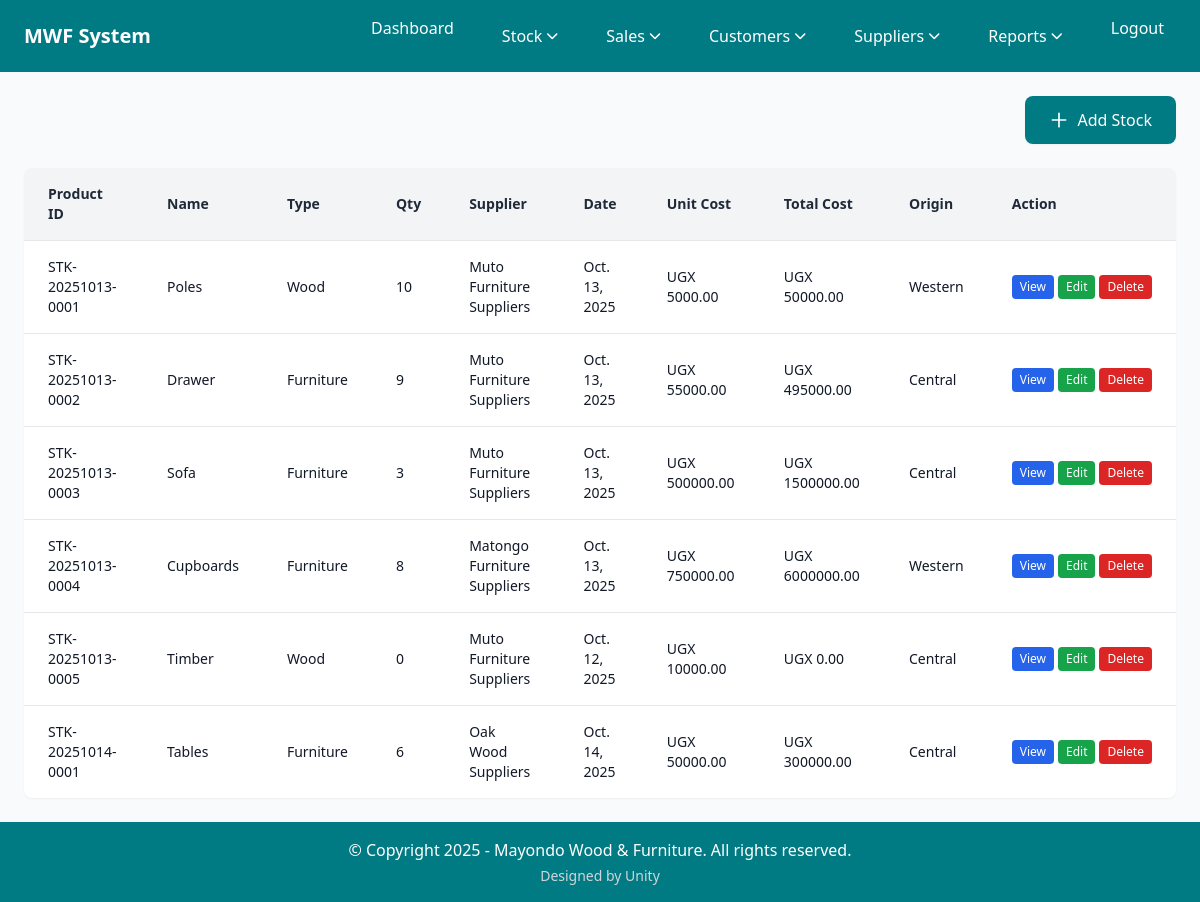
Screenshot of /stockRecord/ (signed in) with the database file from the repository.
### home/models.py (models this page shows, shortened)
class Stock(models.Model):
    CUSTOMER_CHOICES = [('Timber', 'Timber'), ('Sofa', 'Sofa'),('Tables','Tables'),('Cupboards','Cupboards'),('Drawer','Drawer'),('Poles','Poles')]
    PRODUCT_TYPE_CHOICES = [('Wood', 'Wood'), ('Furniture', 'Furniture')]
    ORIGIN_CHOICES = [('Western', 'Western'), ('Central', 'Central'), ('Eastern', 'Eastern')]
    SUPPLIER_CHOICES = [
        ('Mbawo Timberworks', 'Mbawo Timberworks'),
        ('Rosewood Timbers', 'Rosewood Timbers'),
        ('Muto Timber Suppliers', 'Muto Timber Suppliers'),
        ('Matongo WoodWorks', 'Matongo WoodWorks'),
    ]
    product_id = models.CharField(max_length=50, blank=True, unique=True)  # Auto-generated unique identifier
    date = models.DateField()  # Date when item was added to inventory
    product_name = models.CharField(max_length=100, choices=CUSTOMER_CHOICES,
                                   help_text="Select the product category",
                                   default='Timber')  # Product category
    product_type = models.CharField(max_length=20, choices=PRODUCT_TYPE_CHOICES,
                                   help_text="Select the product type",
                                   default='Furniture')  # Specific type within category
    product_ref = models.ForeignKey(Product, on_delete=models.PROTECT, null=True, blank=True,
                                   help_text="Auto-populated from product details")
    quantity = models.IntegerField()  # Number of items available
    supplier = models.ForeignKey(Supplier, on_delete=models.PROTECT, null=True, blank=True, help_text="Select the supplier who provided this product")  # Dynamic supplier relationship
    unit_cost = models.DecimalField(max_digits=10, decimal_places=2, default=0.00,
                                   help_text="Cost per unit item in UGX")
    total_cost = models.DecimalField(max_digits=12, decimal_places=2, default=0.00,
                                    help_text="Automatically calculated from quantity × unit cost")
    origin = models.CharField(max_length=20, choices=ORIGIN_CHOICES)  # Where the product came from

class Supplier(models.Model):
    name = models.CharField(max_length=100, unique=True, help_text="Supplier company name")
    contact_person = models.CharField(max_length=100, help_text="Primary contact person")
    phone = models.CharField(max_length=15, help_text="Supplier phone number")
    email = models.EmailField(help_text="Supplier email address")
    address = models.TextField(help_text="Supplier physical address")
    created_at = models.DateTimeField(auto_now_add=True)
    updated_at = models.DateTimeField(auto_now=True)
    class Meta:
        ordering = ['name']

### home/views.py (the view)
# urls.py: path('stockRecord/', stockRecord, name='stockRecord'), # View all stock
@login_required
@user_passes_test(is_employee_or_manager)
def stockRecord(request):
    all_Stocks = Stock.objects.select_related('supplier').all()
    context = {
        "Stocks" : all_Stocks
    }
    return render(request, 'stock.html', context)

### home/context_processors.py (called while the page is built)
def user_roles(request):
    context = {
        'is_manager': False,
        'is_employee': False,
    }
    if request.user.is_authenticated:
        context['is_manager'] = request.user.groups.filter(name="Manager").exists()
        context['is_employee'] = request.user.groups.filter(name="Employee").exists()
    return context

### home/views.py (called while the page is built)
def is_employee_or_manager(user):
    return user.is_authenticated and user.groups.filter(name__in=['Manager', 'Employee']).exists()

### home/templates/stock.html (shortened to what this page needs)
{% extends 'base.html' %}
{% block content %}
      <div class="flex justify-end mb-6">
        <a href="/addStock/" class="inline-flex items-center px-6 py-3 bg-cordes-dark text-white font-medium rounded-lg hover:bg-cordes-blue transition-colors duration-300 shadow-sm">
          <svg class="w-5 h-5 mr-2" fill="none" stroke="currentColor" viewBox="0 0 24 24">
            <path stroke-linecap="round" stroke-linejoin="round" stroke-width="2" d="M12 4v16m8-8H4"></path>
          </svg>
          Add Stock
        </a>
      </div>
      <section class="bg-white rounded-lg shadow-sm overflow-hidden">
        <table class="w-full border-collapse">
        <thead class="bg-gray-100">
          <tr>
            <th class="px-6 py-4 text-left text-sm font-semibold text-gray-800 border-b border-gray-200">Product ID</th>
            <th class="px-6 py-4 text-left text-sm font-semibold text-gray-800 border-b border-gray-200">Name</th>
            <th class="px-6 py-4 text-left text-sm font-semibold text-gray-800 border-b border-gray-200">Type</th>
            <th class="px-6 py-4 text-left text-sm font-semibold text-gray-800 border-b border-gray-200">Qty</th>
            <th class="px-6 py-4 text-left text-sm font-semibold text-gray-800 border-b border-gray-200">Supplier</th>
            <th class="px-6 py-4 text-left text-sm font-semibold text-gray-800 border-b border-gray-200">Date</th>
            <th class="px-6 py-4 text-left text-sm font-semibold text-gray-800 border-b border-gray-200">Unit Cost</th>
            <th class="px-6 py-4 text-left text-sm font-semibold text-gray-800 border-b border-gray-200">Total Cost</th>
            <th class="px-6 py-4 text-left text-sm font-semibold text-gray-800 border-b border-gray-200">Origin</th>
            <th class="px-6 py-4 text-left text-sm font-semibold text-gray-800 border-b border-gray-200">Action</th>
          </tr>
        </thead>
        <tbody class="divide-y divide-gray-200">
          {% for item in Stocks %}
          <tr class="hover:bg-gray-50 transition-colors duration-150">
            <td class="px-6 py-4 text-sm text-gray-900">{{ item.product_id }}</td>
            <td class="px-6 py-4 text-sm text-gray-900">{{ item.product_name }}</td>
            <td class="px-6 py-4 text-sm text-gray-900">{{ item.product_type }}</td>
            <td class="px-6 py-4 text-sm text-gray-900">{{ item.quantity }}</td>
            <td class="px-6 py-4 text-sm text-gray-900">{{ item.supplier.name|default:"N/A" }}</td>
            <td class="px-6 py-4 text-sm text-gray-900">{{ item.date }}</td>
            <td class="px-6 py-4 text-sm text-gray-900">UGX {{ item.unit_cost }}</td>
            <td class="px-6 py-4 text-sm text-gray-900">UGX {{ item.total_cost }}</td>
            <td class="px-6 py-4 text-sm text-gray-900">{{ item.origin }}</td>
            <td class="px-6 py-4 text-sm">
              <div class="flex space-x-1 whitespace-nowrap">
                <a href="/viewStock/{{ item.id }}/" class="inline-block px-2 py-1 bg-blue-600 text-white text-xs rounded hover:bg-blue-700 transition-colors">View</a>
                <a href="/editStock/{{ item.id }}/" class="inline-block px-2 py-1 bg-green-600 text-white text-xs rounded hover:bg-green-700 transition-colors">Edit</a>
                <button onclick="openDeleteModal('{{ item.id }}', '{{ item.product_name }}', '{{ item.product_id }}')" class="px-2 py-1 bg-red-600 text-white text-xs rounded hover:bg-red-700 transition-colors">Delete</button>
              </div>
            </td>
          </tr>
          {% empty %}
          <tr>
            <td colspan="10" class="px-6 py-8 text-center text-gray-500">No stock records yet. <a href="/addStock/" class="text-cordes-dark hover:underline">Add one</a></td>
          </tr>
          {% endfor %}
        </tbody>
      </table>
    </section>
{% endblock %}

### rows the page displays
Stock: product_id "STK-20251013-0001", product_name "Poles", product_type "Wood", quantity "10", supplier.name "Muto Furniture Suppliers", date "Oct. 13, 2025", unit_cost "5000.00", total_cost "50000.00", origin "Western"
Stock: product_id "STK-20251013-0002", product_name "Drawer", product_type "Furniture", quantity "9", supplier.name "Muto Furniture Suppliers", date "Oct. 13, 2025", unit_cost "55000.00", total_cost "495000.00", origin "Central"
Stock: product_id "STK-20251013-0003", product_name "Sofa", product_type "Furniture", quantity "3", supplier.name "Muto Furniture Suppliers", date "Oct. 13, 2025", unit_cost "500000.00", total_cost "1500000.00", origin "Central"
Stock: product_id "STK-20251013-0004", product_name "Cupboards", product_type "Furniture", quantity "8", supplier.name "Matongo Furniture Suppliers", date "Oct. 13, 2025", unit_cost "750000.00", total_cost "6000000.00", origin "Western"
Stock: product_id "STK-20251013-0005", product_name "Timber", product_type "Wood", quantity "0", supplier.name "Muto Furniture Suppliers", date "Oct. 12, 2025", unit_cost "10000.00", total_cost "0.00", origin "Central"
Stock: product_id "STK-20251014-0001", product_name "Tables", product_type "Furniture", quantity "6", supplier.name "Oak Wood Suppliers", date "Oct. 14, 2025", unit_cost "50000.00", total_cost "300000.00", origin "Central"
